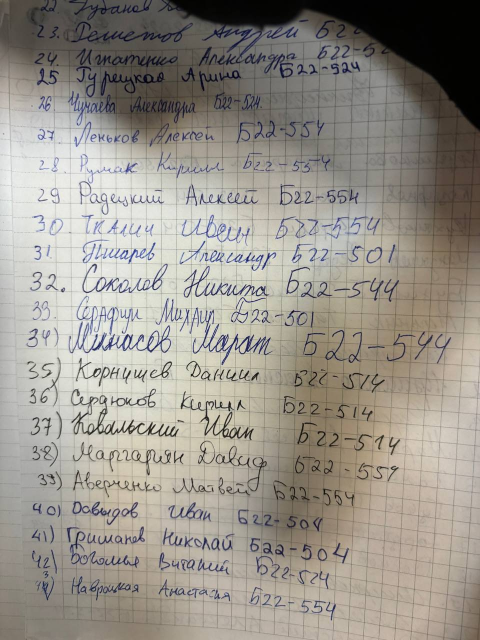
#> input picture data/images/5440470954456245617.jpg, 960 x 1280 px, found by its file name (shown at 1/2 size); its folder holds only this picture in this run
$ python center_clustering.py
#> lines starting #> are read from the running program, lines starting #| are printed output that depends on the picture; after the words box and inside, x2 and y2 are one past the last pixel; in counts of white or black regions, pixels touching at a corner belong together
import cv2
import numpy as np
from sklearn.cluster import DBSCAN
import os


def create_tb(params, name='track bar'):
    """Creates track bars based on params dict"""
#> called with name = 'track bar'
    def get_tb_func(var_name):
        def tb_func(value):
            global params
            params[var_name][0] = value

        return tb_func

    cv2.namedWindow(name)
    cv2.resizeWindow(name, 400, 1000)
    for key in params.keys():
        cv2.createTrackbar(key, name, params[key][0], params[key][2], get_tb_func(key))
        cv2.setTrackbarMin(key, name, params[key][1])
        cv2.setTrackbarPos(key, name, params[key][0])
#> further down, image is the input picture: shape (1280, 960, 3); mean B, G, R 138.9, 147.2, 152.2


def check_contour(contour):
    """Check whether contour is appropriate"""
    s = cv2.contourArea(contour)
    x, y, w, h = cv2.boundingRect(contour)
    if s > params['s'][0] and h < params['max h'][0]:
        return True

    return False


def check_rough_bbox(bbox):
    x, y, w, h = bbox
    if (params['min bbox height'][0] < h < params['max bbox height'][0] and
            w / h > params['min bbox aspect ratio'][0] and w > params['min bbox width'][0]):
        return True
    return False

def get_rough_bboxes(contours):
    """
    Calculates line bboxes with DBSCAN applied to centers of specified contours
    :param contours: contours of letters
    :return: bboxes (x, y, w, h)
    """
    data_int = [[], []]
    for cnt in contours:
        M = cv2.moments(cnt)
        cx = int(M['m10'] / M['m00'])
        cy = int(M['m01'] / M['m00'])
        if len(cnt) > params['len'][0]:
            data_int[0].extend([cy] * 3)

            x, y, w, h = cv2.boundingRect(cnt)
            data_int[1].append(x)
            data_int[1].append(x + w - 1)
            data_int[1].append(cx)
        else:
            data_int[0].append(cy)
            data_int[1].append(cx)
    data_int = [np.array(x, dtype=np.uint16) for x in data_int]

    ### DBSCAN
    rects = []
    data = [
        data_int[0].astype(dtype=np.float64) * (params['k'][0]),
        data_int[1].astype(dtype=np.float64),
    ]

    if len(data[0]) > 0:
        clustering = DBSCAN(eps=params['eps'][0], min_samples=params['min samples'][0], metric='l2')
        clustering.fit(np.transpose(data))
        labels = np.unique(clustering.labels_)
        for label in labels:
            idxs = np.nonzero(clustering.labels_ == label)

            x1 = np.min(data_int[1][idxs])
            x2 = np.max(data_int[1][idxs])
            y1 = np.min(data_int[0][idxs]) - 7
            y2 = np.max(data_int[0][idxs]) + 7

            rects.append((x1, y1, x2 - x1, y2 - y1))

    return rects

def find_bboxes(img):
    """
    Finds bboxes (x, y, w, h)
    :param img: numpy image (openCV-like: BGR)
    :return: list of bboxes
    """

    # resolution
    IMG_HEIGTH = 1280
    IMG_WIDTH = 960

    img = cv2.resize(img, (IMG_WIDTH, IMG_HEIGTH))
    thresh = cv2.adaptiveThreshold(cv2.cvtColor(img, cv2.COLOR_BGR2GRAY), 255,
                                   cv2.ADAPTIVE_THRESH_GAUSSIAN_C, cv2.THRESH_BINARY_INV, params['bs'][0]*2+1, params['C'][0])
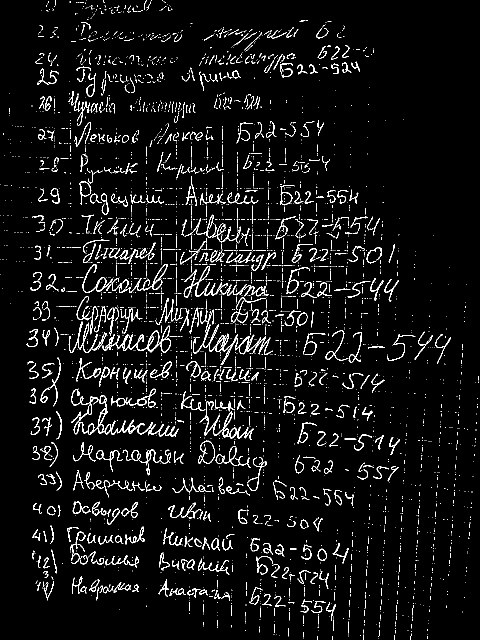
#> thresh: shape (1280, 960) (shown at 1/2 size); 5.2% white in thin lines or dots

    conts, _ = cv2.findContours(thresh, 0, cv2.CHAIN_APPROX_SIMPLE)
#> conts = 3747 contours, 3401 with area under 20; largest, box (x1, y1, x2, y2) and area: (204, 651, 342, 705) 1971, (142, 777, 305, 870) 1934, (386, 648, 546, 730) 1356, (396, 881, 430, 928) 1032, (399, 802, 507, 880) 998
    appr_conts = list(filter(check_contour, conts))
#> in check_contour, `s = cv2.contourArea(contour)`: s = 0
#> in check_contour, `x, y, w, h = cv2.boundingRect(contour)`: x = 757; y = 1277; w = 1
#> appr_conts = 563 contours, 221 with area under 20; largest, box (x1, y1, x2, y2) and area: (204, 651, 342, 705) 1971, (396, 881, 430, 928) 1032, (212, 528, 335, 586) 864, (367, 532, 419, 595) 582, (263, 898, 342, 951) 560

    # update thresh
    if appr_conts is not None:
        thresh = np.zeros(thresh.shape, dtype=np.uint8)
        cv2.drawContours(thresh, appr_conts, -1, (255, 255, 255), 1)
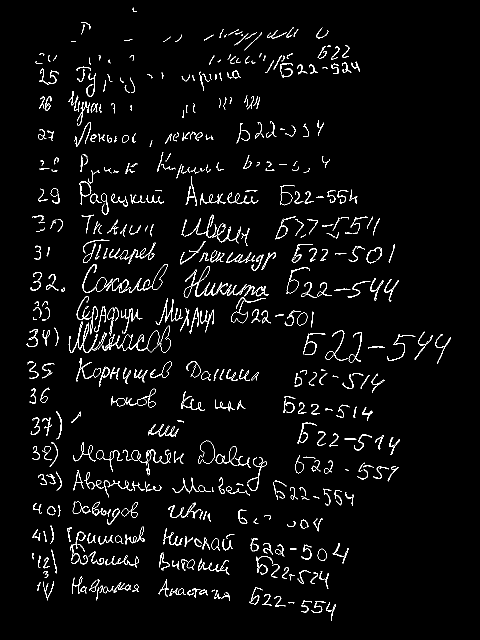
#> thresh: shape (1280, 960) (shown at 1/2 size); 3.3% white in thin lines or dots, all inside (x1, y1, x2, y2) = (53, 15, 902, 1241)

    rects = get_rough_bboxes(appr_conts)
#> the loop in get_rough_bboxes, `for cnt in contours:` made 563 passes
#> (cx, cy, x, y, w, h) on passes 1 to 12: (610, 1216, 602, 1209, 15, 16), (662, 1219, 652, 1204, 19, 37), (581, 1204, 576, 1204, 13, 3), (635, 1213, 623, 1202, 28, 24), (612, 1203, 605, 1201, 19, 7), (430, 1195, 429, 1194, 5, 4), (557, 1205, 549, 1193, 22, 20), (534, 1199, 524, 1189, 20, 23), (436, 1192, 435, 1187, 6, 10), (453, 1192, 442, 1185, 18, 17), (432, 1184, 429, 1180, 6, 13), (390, 1187, 389, 1180, 4, 16)
    appr_rects = list(filter(check_rough_bbox, rects))


    cv2.imshow('inner', thresh)
    cv2.waitKey(1)
    ###
    return appr_rects


if __name__ == "__main__":
    img_path = r'..\..\data\images'
    color = (255, 150, 100)
    params = {
        'C': [27, 0, 50],
        'bs': [5, 1, 40],
        'speed': [0, 0, 50],
        's': [5, 0, 20],
        'len': [0, 0, 20],
        'eps': [34, 1, 1000],
        'min samples': [1, 1, 100],
        'k': [2, 1, 150],
        'max h': [70, 0, 70],
        'first dilate x': [3, 0, 5],
        'first dilate y': [3, 0, 5],
        'letter shift': [15, 0, 40],
        'min bbox aspect ratio': [1, 0, 10],
        'min bbox height': [10, 0, 20],
        'max bbox height': [100, 0, 400],
        'min bbox width': [50, 0, 300],
    }
    create_tb(params)

    images = os.listdir(img_path)
    for img_name in images:
        image = cv2.imread(os.path.join(img_path, img_name))
        IMG_HEIGTH = 1280
        IMG_WIDTH = 960
        image = cv2.resize(image, (IMG_WIDTH, IMG_HEIGTH))
        bboxes = find_bboxes(image)
        while (params['speed'][0] == 0):
            bboxes = find_bboxes(image)
            image_2 = image.copy()
            for x, y, w, h in bboxes:
                cv2.rectangle(image_2, (x, y), (x + w, y + h), color, 2)
#> this loop made 60 passes
#> (x, y, w, h) on passes 1 to 12: (498, 1184, 172, 42), (317, 1167, 142, 35), (144, 1156, 132, 38), (512, 1126, 144, 41), (319, 1108, 139, 40), (500, 1078, 196, 44), (160, 1110, 117, 20), (327, 1070, 137, 29), (64, 1059, 224, 27), (574, 1040, 70, 15), (477, 1023, 64, 26), (337, 1012, 84, 28)
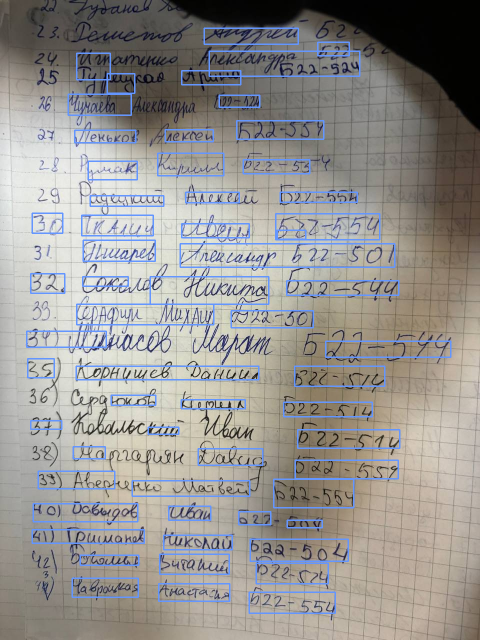
#> image_2: shape (1280, 960, 3) (shown at 1/2 size); 5.23% of pixels changed, all inside (x1, y1, x2, y2) = (52, 55, 903, 1228)
            cv2.imshow('res', image_2)
            cv2.waitKey(1)
        from math import ceil

        for x, y, w, h in bboxes:
            cv2.rectangle(image, (x, y), (x + w, y + h), color, 2)
        cv2.imshow('res', image)
        cv2.waitKey(ceil(1000 / params['speed'][0]))

$ run again, on data/images/5440470954456245624.jpg
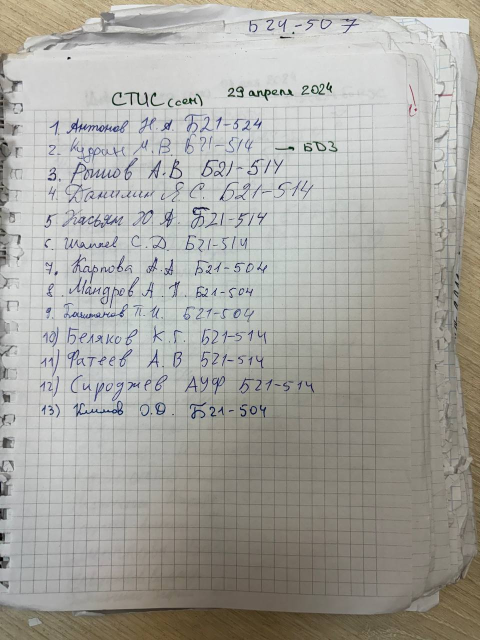
#> input picture data/images/5440470954456245624.jpg, 960 x 1280 px, found by its file name (shown at 1/2 size)
#> image is the input picture: shape (1280, 960, 3); mean B, G, R 159.6, 165.6, 166.9
#> in find_bboxes, `thresh = cv2.adaptiveThreshold(cv2.cvtColor(img, cv2.COLOR_BGR2GRAY), ..`:
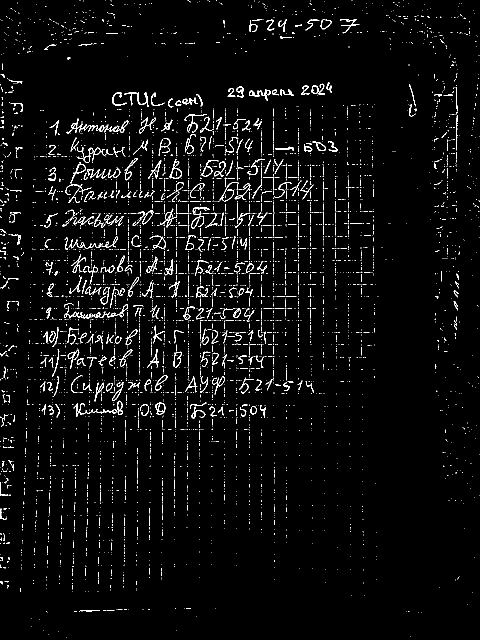
#> thresh: shape (1280, 960) (shown at 1/2 size); 3.3% white in thin lines or dots
#> conts = 4608 contours, 4389 with area under 20; largest, box (x1, y1, x2, y2) and area: (133, 237, 257, 267) 587, (338, 318, 364, 358) 408, (311, 805, 331, 830) 350, (402, 320, 437, 353) 319, (382, 414, 419, 458) 312
#> s = 0
#> in check_contour, `x, y, w, h = cv2.boundingRect(contour)`: x = 133; y = 1275; w = 1
#> appr_conts = 344 contours, 125 with area under 20; largest, box (x1, y1, x2, y2) and area: (133, 237, 257, 267) 587, (338, 318, 364, 358) 408, (311, 805, 331, 830) 350, (402, 320, 437, 353) 319, (382, 414, 419, 458) 312
#> the loop in get_rough_bboxes, `for cnt in contours:` made 344 passes
#> (cx, cy, x, y, w, h) on passes 1 to 8: (175, 1221, 158, 1221, 42, 2), (15, 1172, 14, 1170, 4, 7), (2, 1164, 0, 1163, 6, 6), (0, 1132, 0, 1129, 3, 7), (17, 1116, 16, 1114, 3, 6), (3, 1117, 1, 1114, 5, 8), (7, 1075, 7, 1069, 3, 13), (2, 1029, 0, 1017, 13, 22)
#> data_int = 2 items
#> the loop in get_rough_bboxes, `for label in labels:` made 79 passes
#> (x1, x2, y1, y2) on pass 1: (158, 199, 1214, 1228)
#> the loop `for x, y, w, h in bboxes:` made 29 passes
#> (x, y, w, h) on passes 1 to 8: (380, 802, 151, 33), (83, 811, 64, 17), (478, 751, 149, 28), (80, 753, 254, 35), (370, 756, 79, 19), (402, 709, 124, 20), (81, 704, 282, 28), (87, 659, 277, 28)
#> after the loop `for x, y, w, h in bboxes:`:
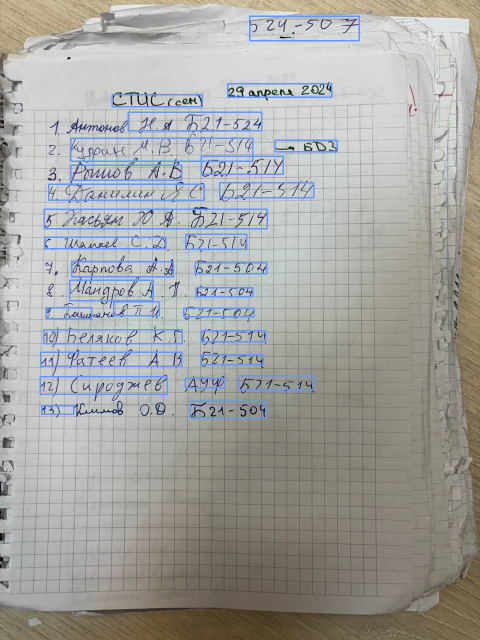
#> image_2: shape (1280, 960, 3) (shown at 1/2 size); 3.08% of pixels changed, all inside (x1, y1, x2, y2) = (79, 31, 720, 837)

$ run again, on data/images/5440470954456245626.jpg
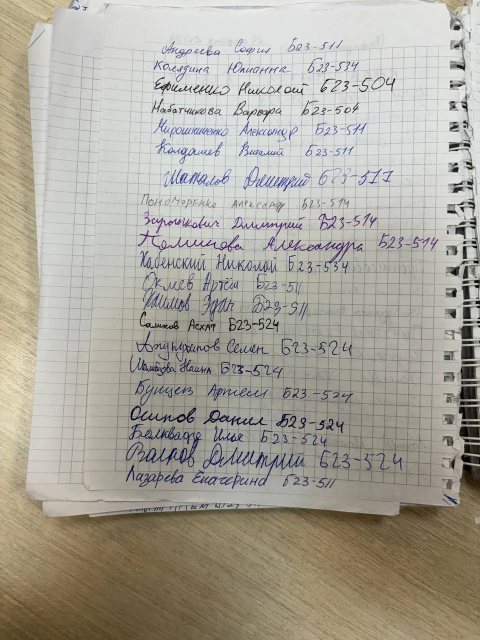
#> input picture data/images/5440470954456245626.jpg, 960 x 1280 px, found by its file name (shown at 1/2 size)
#> image is the input picture: shape (1280, 960, 3); mean B, G, R 154.8, 165.6, 169.6
#> in find_bboxes, `thresh = cv2.adaptiveThreshold(cv2.cvtColor(img, cv2.COLOR_BGR2GRAY), ..`:
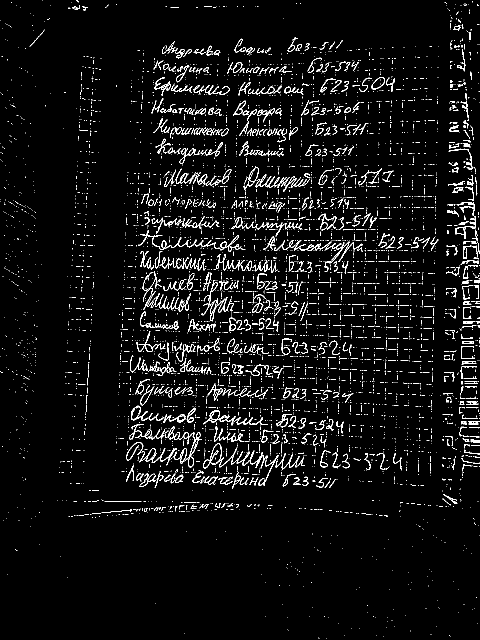
#> thresh: shape (1280, 960) (shown at 1/2 size); 4.6% white in thin lines or dots
#> conts = 5151 contours, 4834 with area under 20; largest, box (x1, y1, x2, y2) and area: (406, 886, 448, 937) 842, (348, 864, 404, 935) 658, (304, 470, 486, 503) 608, (407, 820, 472, 851) 486, (284, 896, 354, 931) 434
#> s = 0
#> in check_contour, `x, y, w, h = cv2.boundingRect(contour)`: x = 653; y = 1276; w = 1
#> appr_conts = 500 contours, 185 with area under 20; largest, box (x1, y1, x2, y2) and area: (406, 886, 448, 937) 842, (304, 470, 486, 503) 608, (407, 820, 472, 851) 486, (284, 896, 354, 931) 434, (463, 434, 604, 473) 427
#> the loop in get_rough_bboxes, `for cnt in contours:` made 500 passes
#> (cx, cy, x, y, w, h) on passes 1 to 8: (241, 1021, 203, 1019, 61, 7), (290, 1019, 288, 1016, 7, 8), (309, 1017, 308, 1015, 6, 7), (351, 1014, 350, 1012, 4, 11), (360, 1013, 358, 1011, 11, 8), (498, 1011, 495, 1009, 9, 5), (385, 1014, 381, 1009, 12, 9), (474, 1010, 472, 1008, 6, 8)
#> the loop `for x, y, w, h in bboxes:` made 43 passes
#> (x, y, w, h) on passes 1 to 8: (241, 1010, 72, 18), (350, 1003, 153, 18), (565, 955, 106, 20), (252, 933, 264, 37), (534, 910, 268, 22), (252, 894, 59, 26), (346, 903, 101, 21), (522, 867, 130, 22)
#> after the loop `for x, y, w, h in bboxes:`:
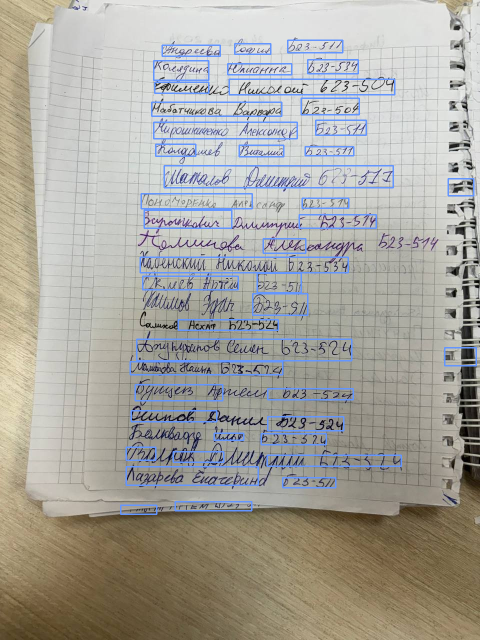
#> image_2: shape (1280, 960, 3) (shown at 1/2 size); 3.95% of pixels changed, all inside (x1, y1, x2, y2) = (240, 79, 954, 1030)

$ run again, on data/images/5440470954456245628.jpg
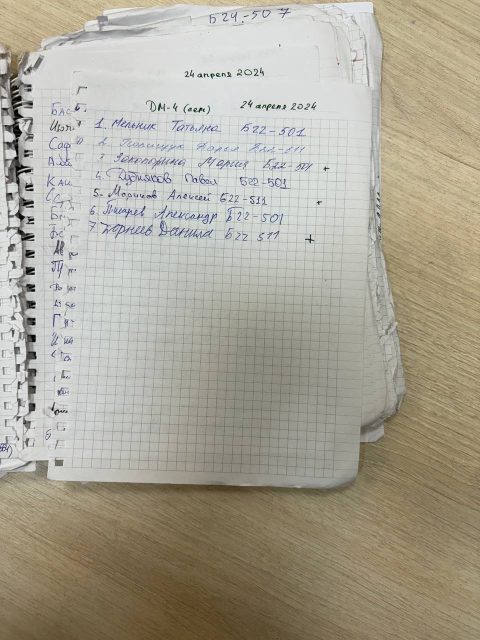
#> input picture data/images/5440470954456245628.jpg, 960 x 1280 px, found by its file name (shown at 1/2 size)
#> image is the input picture: shape (1280, 960, 3); mean B, G, R 149.9, 164.8, 170.1
#> in find_bboxes, `thresh = cv2.adaptiveThreshold(cv2.cvtColor(img, cv2.COLOR_BGR2GRAY), ..`:
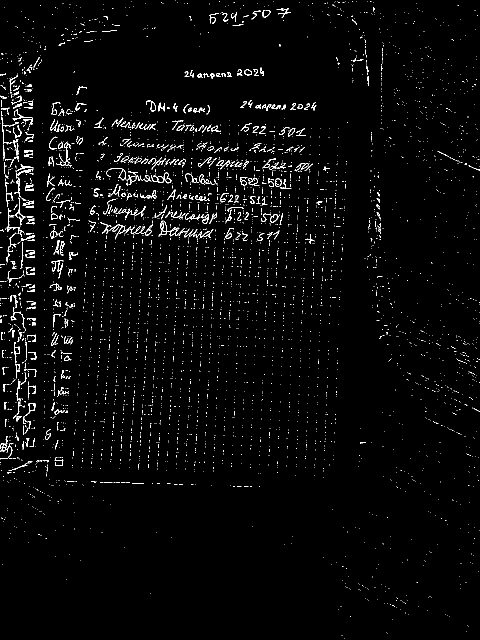
#> thresh: shape (1280, 960) (shown at 1/2 size); 2.3% white in thin lines or dots
#> conts = 4483 contours, 4305 with area under 20; largest, box (x1, y1, x2, y2) and area: (317, 441, 427, 475) 551, (314, 345, 343, 367) 316, (259, 449, 306, 471) 202, (540, 428, 557, 445) 174, (57, 807, 71, 823) 168
#> s = 0
#> in check_contour, `x, y, w, h = cv2.boundingRect(contour)`: x = 688; y = 1277; w = 1
#> appr_conts = 365 contours, 187 with area under 20; largest, box (x1, y1, x2, y2) and area: (317, 441, 427, 475) 551, (314, 345, 343, 367) 316, (259, 449, 306, 471) 202, (540, 428, 557, 445) 174, (57, 807, 71, 823) 168
#> the loop in get_rough_bboxes, `for cnt in contours:` made 365 passes
#> (cnt, cx, cy, x, y, w, h) on pass 48: ([[2, 638], [1, 639], [1, 645], [2, 645]], 1, 641, 1, 638, 2, 8)
#> the loop in get_rough_bboxes (call 2), `for cnt in contours:` made 365 passes
#> cnt on pass 48: [[2, 638], [1, 639], [1, 645], [2, 645]]
#> the loop `for x, y, w, h in bboxes:` made 22 passes
#> (x, y, w, h) on passes 1 to 8: (0, 870, 68, 31), (8, 802, 126, 52), (7, 753, 64, 33), (5, 727, 67, 22), (2, 651, 143, 73), (1, 624, 69, 30), (426, 452, 132, 29), (177, 443, 168, 24)
#> after the loop `for x, y, w, h in bboxes:`:
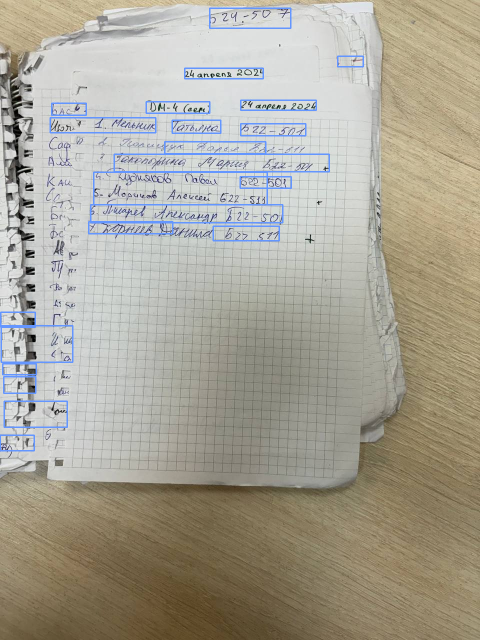
#> image_2: shape (1280, 960, 3) (shown at 1/2 size); 1.84% of pixels changed, all inside (x1, y1, x2, y2) = (0, 15, 728, 903)

$ run again, on data/images/5440470954456245620.jpg
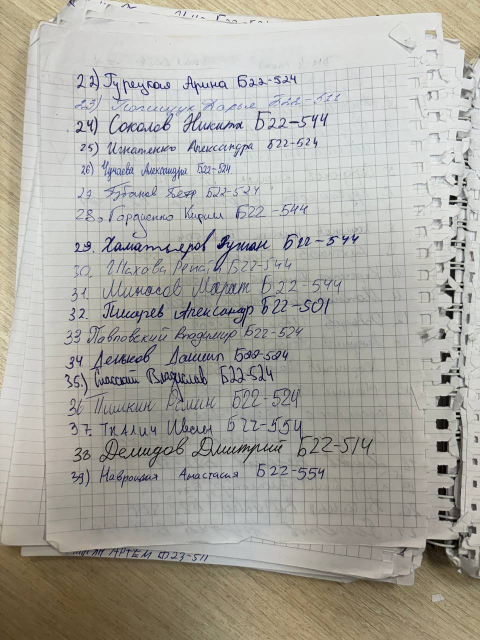
#> input picture data/images/5440470954456245620.jpg, 960 x 1280 px, found by its file name (shown at 1/2 size)
#> image is the input picture: shape (1280, 960, 3); mean B, G, R 161, 168.6, 170.8
#> in find_bboxes, `thresh = cv2.adaptiveThreshold(cv2.cvtColor(img, cv2.COLOR_BGR2GRAY), ..`:
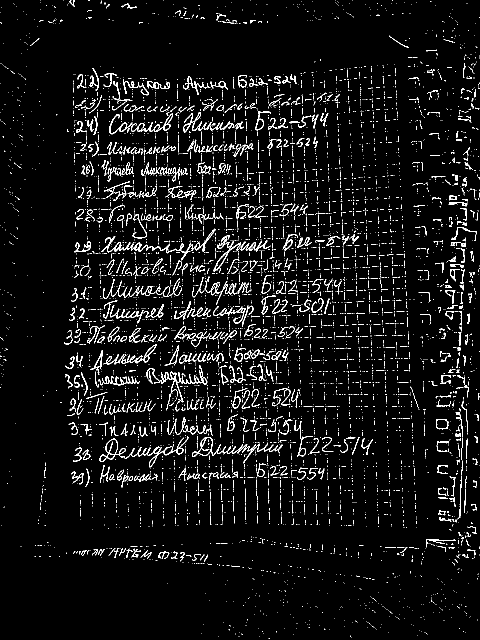
#> thresh: shape (1280, 960) (shown at 1/2 size); 5.1% white in thin lines or dots
#> conts = 5971 contours, 5662 with area under 20; largest, box (x1, y1, x2, y2) and area: (199, 873, 377, 935) 1719, (384, 874, 565, 927) 1224, (229, 457, 431, 521) 914, (426, 470, 541, 543) 766, (321, 731, 415, 805) 535
#> s = 0.5
#> in check_contour, `x, y, w, h = cv2.boundingRect(contour)`: x = 537; y = 1276; w = 2
#> appr_conts = 538 contours, 233 with area under 20; largest, box (x1, y1, x2, y2) and area: (199, 873, 377, 935) 1719, (384, 874, 565, 927) 1224, (229, 457, 431, 521) 914, (206, 556, 363, 598) 461, (409, 558, 491, 610) 440
#> the loop in get_rough_bboxes, `for cnt in contours:` made 538 passes
#> (cx, cy, x, y, w, h) on passes 1 to 8: (933, 1113, 931, 1109, 6, 7), (927, 1110, 925, 1109, 6, 4), (412, 1115, 408, 1109, 8, 15), (404, 1113, 400, 1109, 9, 12), (391, 1114, 384, 1108, 18, 14), (364, 1111, 360, 1105, 9, 18), (348, 1111, 342, 1103, 13, 15), (325, 1109, 316, 1102, 23, 16)
#> the loop `for x, y, w, h in bboxes:` made 42 passes
#> (x, y, w, h) on passes 1 to 8: (852, 1054, 100, 66), (163, 1095, 252, 27), (876, 969, 76, 50), (142, 940, 172, 26), (357, 939, 118, 20), (514, 933, 134, 20), (146, 895, 53, 23), (872, 827, 85, 81)
#> after the loop `for x, y, w, h in bboxes:`:
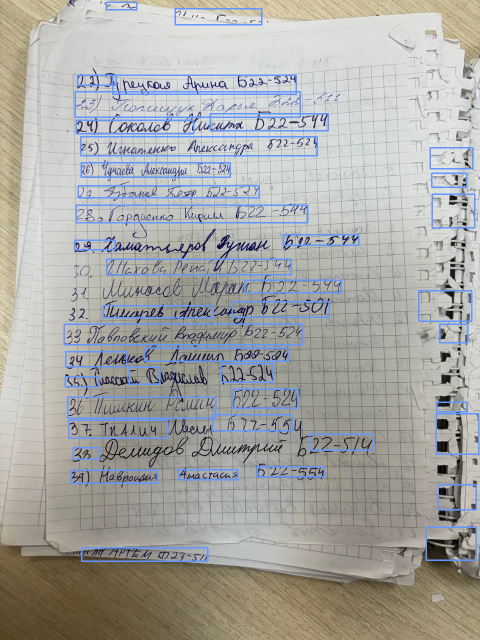
#> image_2: shape (1280, 960, 3) (shown at 1/2 size); 4.53% of pixels changed, all inside (x1, y1, x2, y2) = (127, 3, 959, 1124)
